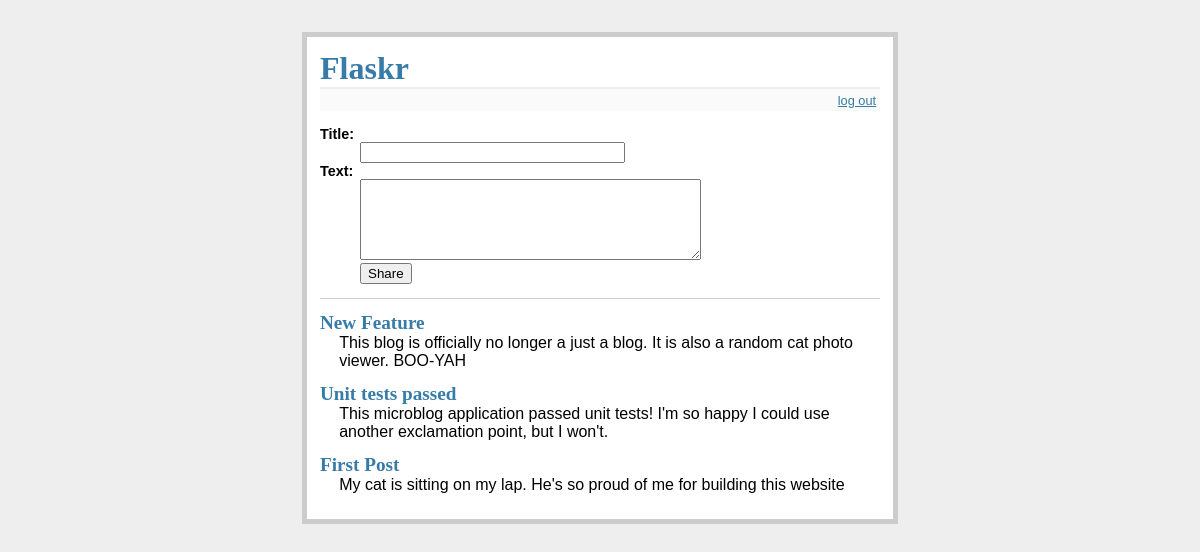
The page / (signed in) on the database its author committed.
### tables this page shows
CREATE TABLE entries(
	id integer primary key autoincrement,
	title text not null,
	'text' text not null
	);

### flaskr.py (the view)
@app.route('/')
def show_entries():
	db = get_db()
	cur = db.execute('select title, text from entries order by id desc')
	entries = cur.fetchall()
	return render_template('show_entries.html', entries = entries)

### flaskr.py (called while the page is built)
def connect_db():
	rv = sqlite3.connect(app.config['DATABASE'])
	rv.row_factory = sqlite3.Row # Treats rows as dictionaries instead of tuples
	return rv

def get_db():
	if not hasattr(g, 'sqlite_db'):
		g.sqlite_db = connect_db()
	return g.sqlite_db

### templates/show_entries.html
{% extends "layout.html" %}
{% block body %}
  {% if session.logged_in %}
    <form action="{{ url_for('add_entry') }}" method=post class=add-entry>
      <dl>
        <dt>Title:
        <dd><input type=text size=30 name=title>
        <dt>Text:
        <dd><textarea name=text rows=5 cols=40></textarea>
        <dd><input type=submit value=Share>
      </dl>
    </form>
  {% endif %}
  <ul class=entries>
    {% for entry in entries %}
      <li><h2>{{ entry.title }}</h2>{{ entry.text|safe }}
    {% else %}
      <li><em>Unbelievable. No entries so far</em>
    {% endfor %}
  </ul>
{% endblock %}

### static/style.css (style rules this page uses)
a, h1, h2 { color: #377ba8; }
h1, h2 { font-family: 'Georgia', serif; margin: 0; }
h2 { font-size: 1.2em; }
.entries { list-style: none; margin: 0; padding: 0; }
.entries li { margin: 0.8em 1.2em; }
.entries li h2 { margin-left: -1em; }
.add-entry { font-size: 0.9em; border-bottom: 1px solid #ccc; }
.add-entry dl { font-weight: bold; }

### rows shown on the page
entries: title "New Feature", text "This blog is officially no longer a just a blog. It is also a random cat photo viewer. BOO-YAH"
entries: title "Unit tests passed", text "This microblog application passed unit tests! I'm so happy I could use another exclamation point, but I won't."
entries: title "First Post", text "My cat is sitting on my lap. He's so proud of me for building this website"
